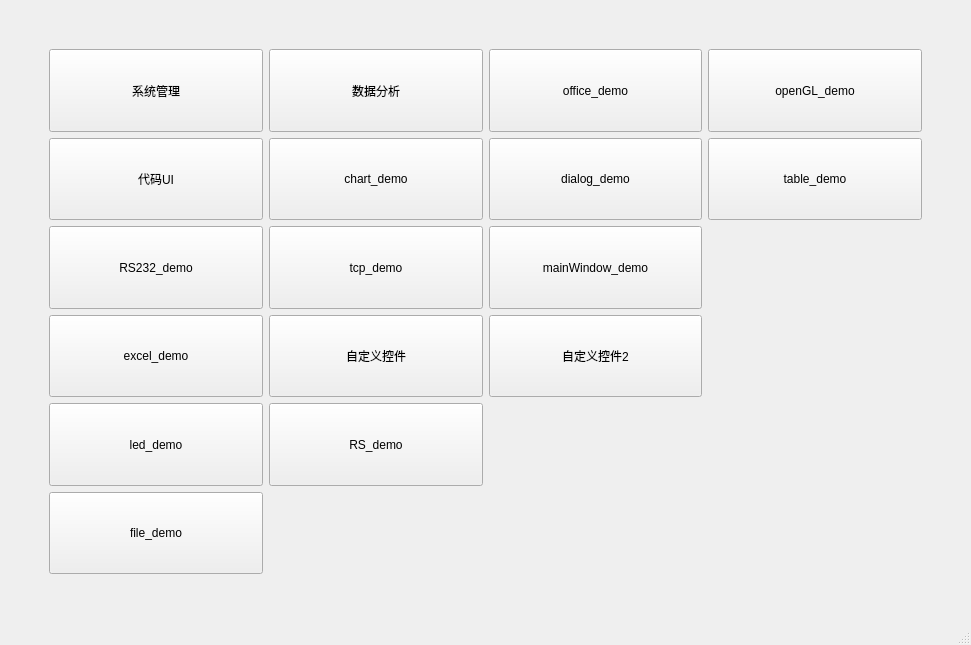
<?xml version="1.0" encoding="UTF-8"?>
<ui version="4.0">
 <class>MainWindow</class>
 <widget class="QMainWindow" name="MainWindow">
  <property name="geometry">
   <rect>
    <x>0</x>
    <y>0</y>
    <width>971</width>
    <height>645</height>
   </rect>
  </property>
  <property name="windowTitle">
   <string>MainWindow</string>
  </property>
  <widget class="QWidget" name="centralwidget">
   <layout class="QGridLayout" name="gridLayout">
    <item row="0" column="1">
     <spacer name="verticalSpacer">
      <property name="orientation">
       <enum>Qt::Vertical</enum>
      </property>
      <property name="sizeHint" stdset="0">
       <size>
        <width>20</width>
        <height>40</height>
       </size>
      </property>
     </spacer>
    </item>
    <item row="1" column="5">
     <spacer name="horizontalSpacer_2">
      <property name="orientation">
       <enum>Qt::Horizontal</enum>
      </property>
      <property name="sizeHint" stdset="0">
       <size>
        <width>40</width>
        <height>20</height>
       </size>
      </property>
     </spacer>
    </item>
    <item row="1" column="1">
     <widget class="QPushButton" name="sysManage">
      <property name="sizePolicy">
       <sizepolicy hsizetype="Expanding" vsizetype="Expanding">
        <horstretch>1</horstretch>
        <verstretch>1</verstretch>
       </sizepolicy>
      </property>
      <property name="text">
       <string>系统管理</string>
      </property>
     </widget>
    </item>
    <item row="1" column="2">
     <widget class="QPushButton" name="dataAnalyze">
      <property name="sizePolicy">
       <sizepolicy hsizetype="Expanding" vsizetype="Expanding">
        <horstretch>1</horstretch>
        <verstretch>0</verstretch>
       </sizepolicy>
      </property>
      <property name="text">
       <string>数据分析</string>
      </property>
     </widget>
    </item>
    <item row="2" column="2">
     <widget class="QPushButton" name="charDemo">
      <property name="sizePolicy">
       <sizepolicy hsizetype="Expanding" vsizetype="Expanding">
        <horstretch>0</horstretch>
        <verstretch>0</verstretch>
       </sizepolicy>
      </property>
      <property name="maximumSize">
       <size>
        <width>250</width>
        <height>16777215</height>
       </size>
      </property>
      <property name="text">
       <string>chart_demo</string>
      </property>
     </widget>
    </item>
    <item row="7" column="1">
     <spacer name="verticalSpacer_2">
      <property name="orientation">
       <enum>Qt::Vertical</enum>
      </property>
      <property name="sizeHint" stdset="0">
       <size>
        <width>20</width>
        <height>40</height>
       </size>
      </property>
     </spacer>
    </item>
    <item row="5" column="2">
     <widget class="QPushButton" name="rsDemo">
      <property name="sizePolicy">
       <sizepolicy hsizetype="Expanding" vsizetype="Expanding">
        <horstretch>0</horstretch>
        <verstretch>1</verstretch>
       </sizepolicy>
      </property>
      <property name="text">
       <string>RS_demo</string>
      </property>
     </widget>
    </item>
    <item row="1" column="4">
     <widget class="QPushButton" name="openGLDemo">
      <property name="sizePolicy">
       <sizepolicy hsizetype="Expanding" vsizetype="Expanding">
        <horstretch>1</horstretch>
        <verstretch>0</verstretch>
       </sizepolicy>
      </property>
      <property name="text">
       <string>openGL_demo</string>
      </property>
     </widget>
    </item>
    <item row="3" column="3">
     <widget class="QPushButton" name="MainWindowDemo">
      <property name="sizePolicy">
       <sizepolicy hsizetype="Expanding" vsizetype="Expanding">
        <horstretch>0</horstretch>
        <verstretch>0</verstretch>
       </sizepolicy>
      </property>
      <property name="text">
       <string>mainWindow_demo</string>
      </property>
     </widget>
    </item>
    <item row="1" column="0">
     <spacer name="horizontalSpacer">
      <property name="orientation">
       <enum>Qt::Horizontal</enum>
      </property>
      <property name="sizeHint" stdset="0">
       <size>
        <width>40</width>
        <height>20</height>
       </size>
      </property>
     </spacer>
    </item>
    <item row="2" column="1">
     <widget class="QPushButton" name="codeUi">
      <property name="sizePolicy">
       <sizepolicy hsizetype="Expanding" vsizetype="Minimum">
        <horstretch>0</horstretch>
        <verstretch>1</verstretch>
       </sizepolicy>
      </property>
      <property name="text">
       <string>代码UI</string>
      </property>
     </widget>
    </item>
    <item row="1" column="3">
     <widget class="QPushButton" name="officeDemo">
      <property name="sizePolicy">
       <sizepolicy hsizetype="Expanding" vsizetype="Expanding">
        <horstretch>1</horstretch>
        <verstretch>0</verstretch>
       </sizepolicy>
      </property>
      <property name="text">
       <string>office_demo</string>
      </property>
     </widget>
    </item>
    <item row="5" column="1">
     <widget class="QPushButton" name="ExcelDemo_2">
      <property name="sizePolicy">
       <sizepolicy hsizetype="Expanding" vsizetype="Expanding">
        <horstretch>0</horstretch>
        <verstretch>1</verstretch>
       </sizepolicy>
      </property>
      <property name="text">
       <string>led_demo</string>
      </property>
     </widget>
    </item>
    <item row="3" column="1">
     <widget class="QPushButton" name="rs232Demo">
      <property name="sizePolicy">
       <sizepolicy hsizetype="Expanding" vsizetype="Expanding">
        <horstretch>0</horstretch>
        <verstretch>1</verstretch>
       </sizepolicy>
      </property>
      <property name="text">
       <string>RS232_demo</string>
      </property>
     </widget>
    </item>
    <item row="4" column="2">
     <widget class="QPushButton" name="CustomButtonDemo">
      <property name="sizePolicy">
       <sizepolicy hsizetype="Expanding" vsizetype="Expanding">
        <horstretch>0</horstretch>
        <verstretch>1</verstretch>
       </sizepolicy>
      </property>
      <property name="text">
       <string>自定义控件</string>
      </property>
     </widget>
    </item>
    <item row="3" column="2">
     <widget class="QPushButton" name="tcpDemo">
      <property name="sizePolicy">
       <sizepolicy hsizetype="Expanding" vsizetype="Minimum">
        <horstretch>0</horstretch>
        <verstretch>0</verstretch>
       </sizepolicy>
      </property>
      <property name="minimumSize">
       <size>
        <width>0</width>
        <height>0</height>
       </size>
      </property>
      <property name="maximumSize">
       <size>
        <width>16777215</width>
        <height>500</height>
       </size>
      </property>
      <property name="text">
       <string>tcp_demo</string>
      </property>
     </widget>
    </item>
    <item row="2" column="4">
     <widget class="QPushButton" name="TableDemo">
      <property name="sizePolicy">
       <sizepolicy hsizetype="Expanding" vsizetype="Expanding">
        <horstretch>0</horstretch>
        <verstretch>0</verstretch>
       </sizepolicy>
      </property>
      <property name="maximumSize">
       <size>
        <width>16777215</width>
        <height>16777215</height>
       </size>
      </property>
      <property name="text">
       <string>table_demo</string>
      </property>
     </widget>
    </item>
    <item row="4" column="3">
     <widget class="QPushButton" name="CustomButtonDemo_2">
      <property name="sizePolicy">
       <sizepolicy hsizetype="Expanding" vsizetype="Expanding">
        <horstretch>0</horstretch>
        <verstretch>1</verstretch>
       </sizepolicy>
      </property>
      <property name="text">
       <string>自定义控件2</string>
      </property>
     </widget>
    </item>
    <item row="2" column="3">
     <widget class="QPushButton" name="DialogDemo">
      <property name="sizePolicy">
       <sizepolicy hsizetype="Expanding" vsizetype="Expanding">
        <horstretch>0</horstretch>
        <verstretch>0</verstretch>
       </sizepolicy>
      </property>
      <property name="text">
       <string>dialog_demo</string>
      </property>
     </widget>
    </item>
    <item row="4" column="1">
     <widget class="QPushButton" name="ExcelDemo">
      <property name="sizePolicy">
       <sizepolicy hsizetype="Expanding" vsizetype="Expanding">
        <horstretch>0</horstretch>
        <verstretch>1</verstretch>
       </sizepolicy>
      </property>
      <property name="text">
       <string>excel_demo</string>
      </property>
     </widget>
    </item>
    <item row="6" column="1">
     <widget class="QPushButton" name="fileDemo">
      <property name="sizePolicy">
       <sizepolicy hsizetype="Expanding" vsizetype="Expanding">
        <horstretch>0</horstretch>
        <verstretch>1</verstretch>
       </sizepolicy>
      </property>
      <property name="text">
       <string>file_demo</string>
      </property>
     </widget>
    </item>
   </layout>
  </widget>
  <widget class="QMenuBar" name="menubar">
   <property name="geometry">
    <rect>
     <x>0</x>
     <y>0</y>
     <width>971</width>
     <height>25</height>
    </rect>
   </property>
  </widget>
  <widget class="QStatusBar" name="statusbar"/>
 </widget>
 <resources/>
 <connections/>
</ui>
